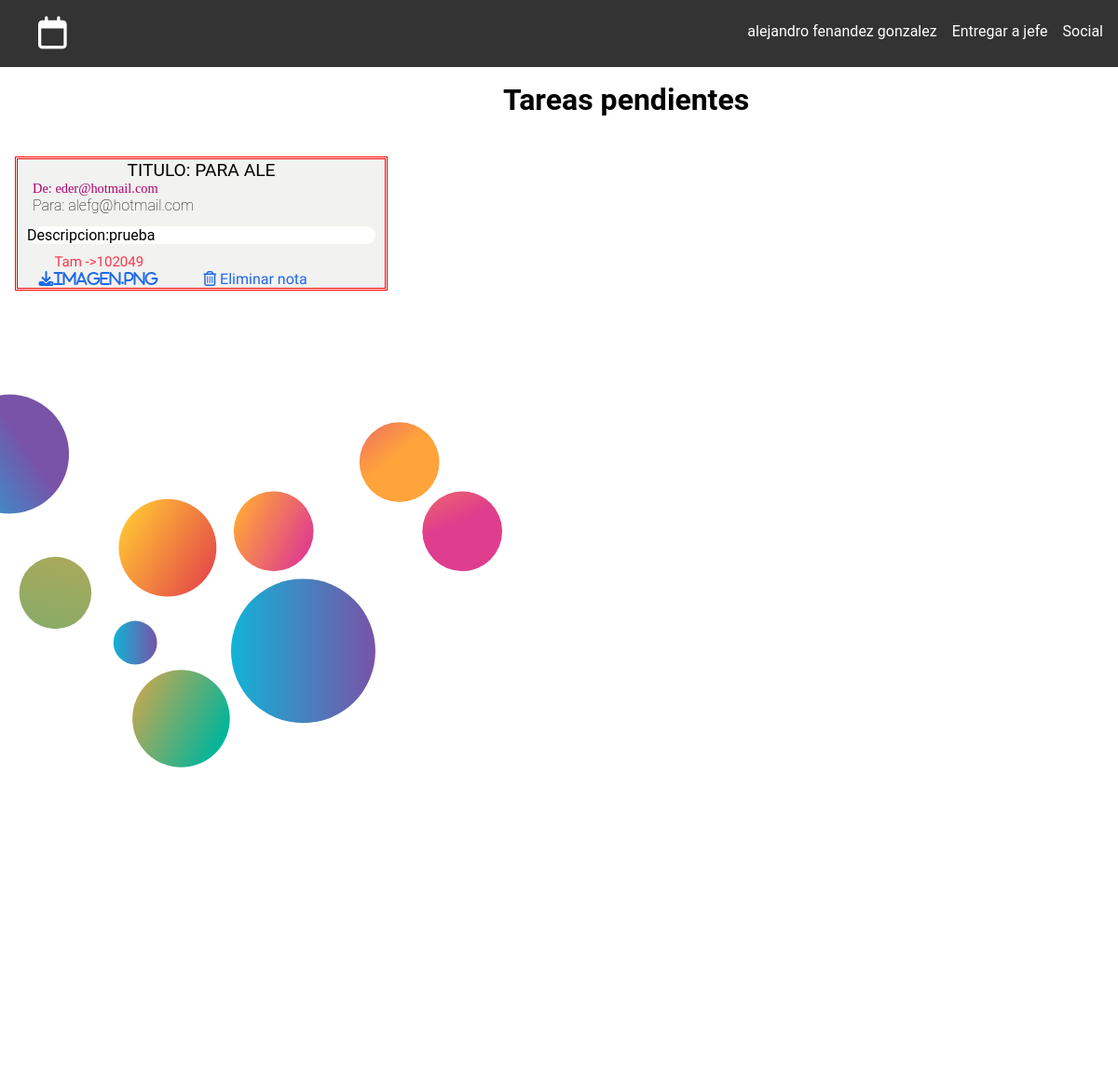
The app's page /dashboard_second.php (signed in) with its own data.
### tables this page shows
CREATE TABLE IF NOT EXISTS `usuarios` (
  `id` int(11) NOT NULL AUTO_INCREMENT,
  `nombre` varchar(50) DEFAULT NULL,
  `apellidos` varchar(50) DEFAULT NULL,
  `email` varchar(50) DEFAULT NULL,
  `contra` varchar(50) DEFAULT NULL,
  `seccion` varchar(50) DEFAULT NULL,
  `nivel` varchar(50) DEFAULT NULL,
  PRIMARY KEY (`id`)
);

CREATE TABLE IF NOT EXISTS `archivos` (
  `email` varchar(50) DEFAULT NULL,
  `titulo` varchar(50) DEFAULT NULL,
  `destinatario` varchar(50) DEFAULT NULL,
  `descripcion` longtext DEFAULT NULL,
  `ruta` longtext DEFAULT NULL,
  `tipo` longtext DEFAULT NULL,
  `size` longtext DEFAULT NULL,
  `ID` int(11) NOT NULL AUTO_INCREMENT,
  PRIMARY KEY (`ID`)
);

### dashboard_second.php (the view, shortened to what this page needs)
<?php
    $email = $_SESSION['usuario'];
?>
<!DOCTYPE html>
<html lang="en">
<head>
    <link rel="stylesheet" href="./css/estilo_dashboard.css">
</head>
<body>
    <label for="btn-menu">
    <i class="far fa-calendar" id="btn"></i>
    </label>
    <section>
        <?php
        include_once ('./backend/base.php');
        $result = mysqli_query($conexion, "SELECT * FROM usuarios WHERE email='$email' ");
        while($reg = mysqli_fetch_array($result)){
            $nombre = $reg[1];
            $apellidos = $reg[2];
            $seccion = $reg[5];
        }
        ?>
        <div class="contenido">
        <ul>
            <li><a href="#"><?php echo$seccion;?></a></li>
        </ul>
        <ul>
        <li><a href="./dashboard_second.php"><?php
                print" ".$nombre." ".$apellidos;
            ?></a><a href="./php/entrega.php">Entregar a jefe</a></li>
        </ul>
        </div>
    </section>
    <div class="contenedor">
<h1 class="tareas_pendientes">Tareas pendientes</h1>
<br>
    <div class="area-tareas">
      <?php
       $result2 = mysqli_query($conexion, "SELECT * FROM archivos WHERE destinatario='$email'");
      while($reg2 = mysqli_fetch_array($result2)){
          $titulo = $reg2[1];
          $destinatario = $reg2[0];
          $descripcion = $reg2[3];
          $ruta = $reg2[4];
          $size = $reg2[6];
          $ID = $reg2[7];
          $para = $reg2[2];
      if (isset($titulo)||isset($destinatario)||isset($descripcion)||isset($size)||isset($ruta)) {
        echo "<div class='tareas'>";
        echo "<div class='caja'>";
        echo "<h2 class='titulo'>Titulo: ".$titulo."</h2>";
        echo "<p class='destinatario'>De: ".$destinatario."</p>";
        echo "<p class='para'>Para: ".$para."</p>";
        echo "<p class='descripcion'>Descripcion:".$descripcion."</p>";
        echo "<p class='tamaño'>Tam ->".$size."</p>";
        ?>
        <a class="descarga" href='./archivos/<?php echo $ruta; ?>' target="_black"><i class="fas fa-download"><?php echo $ruta; ?></i></a>
        <a class="delete" href="./php/borranota.php?idnota='<?php echo $ID;?>'"><i class="far fa-trash-alt"></i> Eliminar nota </a>
        <?php echo "</div>";
      }else{
        echo "<h1>No tienes tareas pendientes</h1>";
      }
    }
       ?>
       </div>
      </div>
    </div>
</body>
</html>

### css/estilo_dashboard.css (style rules this page uses)
:root { --color_barra: #F2F2F0; --rojo: #172126; --azul: #247cc0; --verde: #2ea268; }
* { padding: 0; margin: 0; list-style: none; text-decoration: none; box-sizing: border-box; }
body { font-family: 'Roboto', sans-serif; }
label #btn, label #cancel { position: absolute; cursor: pointer; }
label #btn { left: 40px; top: 10px; font-size: 35px; color: white; padding: 8px 1px; }
section { background-color: rgba(0, 0, 0, 0.8); height: 72px; transition: all .4s ease; }
section .contenido { display: flex; align-self: center; padding-top: 1.5rem; flex-direction: row-reverse; }
section .contenido a { color: white; margin-right: 1rem; }
.contenedor { display: flex; justify-content: start; max-width: 90%; margin-left: 0px; transition: all .4s ease; }
svg { position: relative; top:0%; left:0%; transition: all .4s ease; z-index: -1; display: flex; flex: 1 100%; }
.tareas_pendientes { position: relative; text-align: center; display: flex; flex: 1 100%; top:1rem; }
.area-tareas { position: absolute; margin-top: 6rem; }
.area-tareas .tareas { display: flex; justify-content: center; width: auto; flex-wrap: wrap; }
.area-tareas .caja { width: 400px; border: double red; background-color: var(--color_barra); margin-bottom: 1rem; margin-left: 1rem; }
.titulo { text-align: center; text-transform: uppercase; font-family: 'Roboto', sans-serif; font-size: 1.2rem; font-weight: 400; }
.destinatario { margin-left: 1rem; color: #aa0070; font-size: .9rem; font-family: cursive; font-weight: 100; }
.para { margin-left: 1rem; color: black; font-style: normal; font-weight: 100; }
.descripcion { background: white; margin: 13px 10px 10px 10px; border-radius: 20px; }
.tamaño { margin-left: 10%; font-size: 15px; color: #FF334C; font-family: 'Work Sans', sans-serif; }
.descarga, .delete { text-decoration: none; font-family: 'Work Sans', sans-serif; font-weight: 200; font-size: 1rem; transition: .4s all; color: #1E69E8; margin: 1.4rem; }

### records on screen
usuarios: seccion "Social", nombre "alejandro", apellidos "fenandez gonzalez"
archivos: titulo "PARA ALE", email "eder@hotmail.com", destinatario "alefg@hotmail.com", descripcion "prueba", size "102049", ruta "imagen.png"
